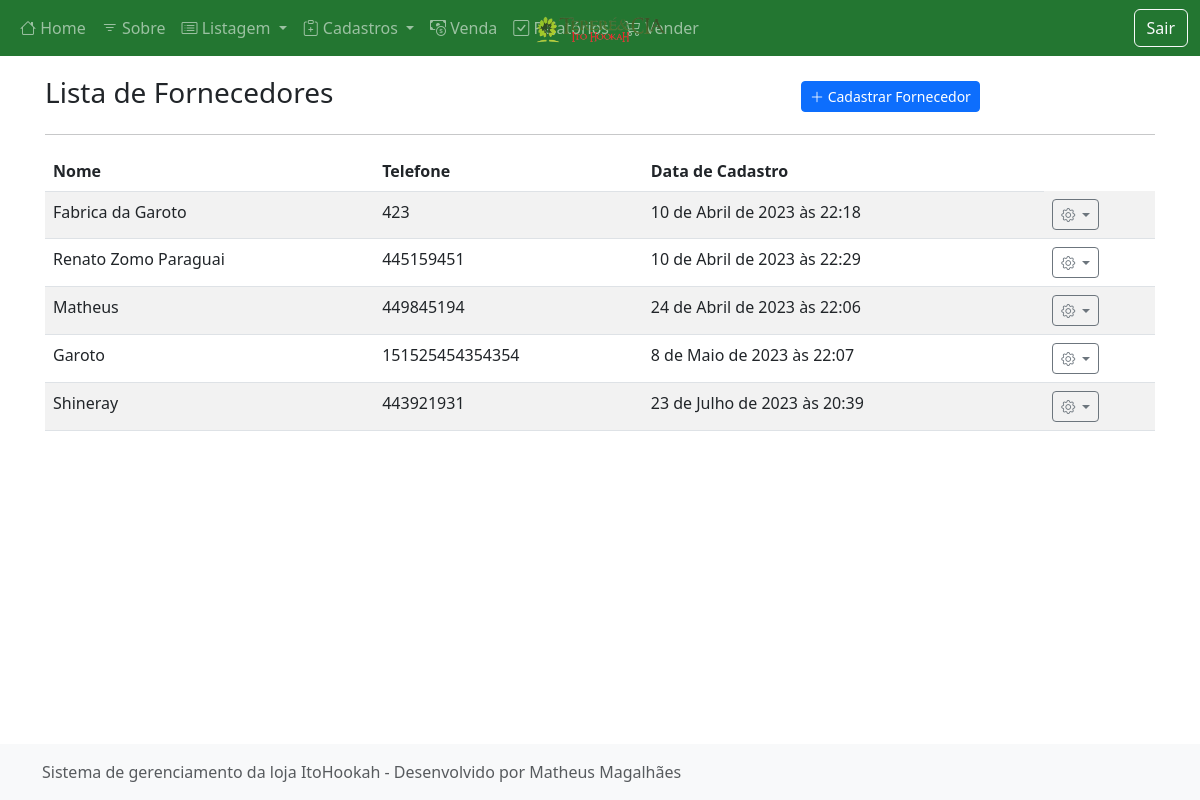
Before: /listar/fornecedor/ (signed in) with the older database file.
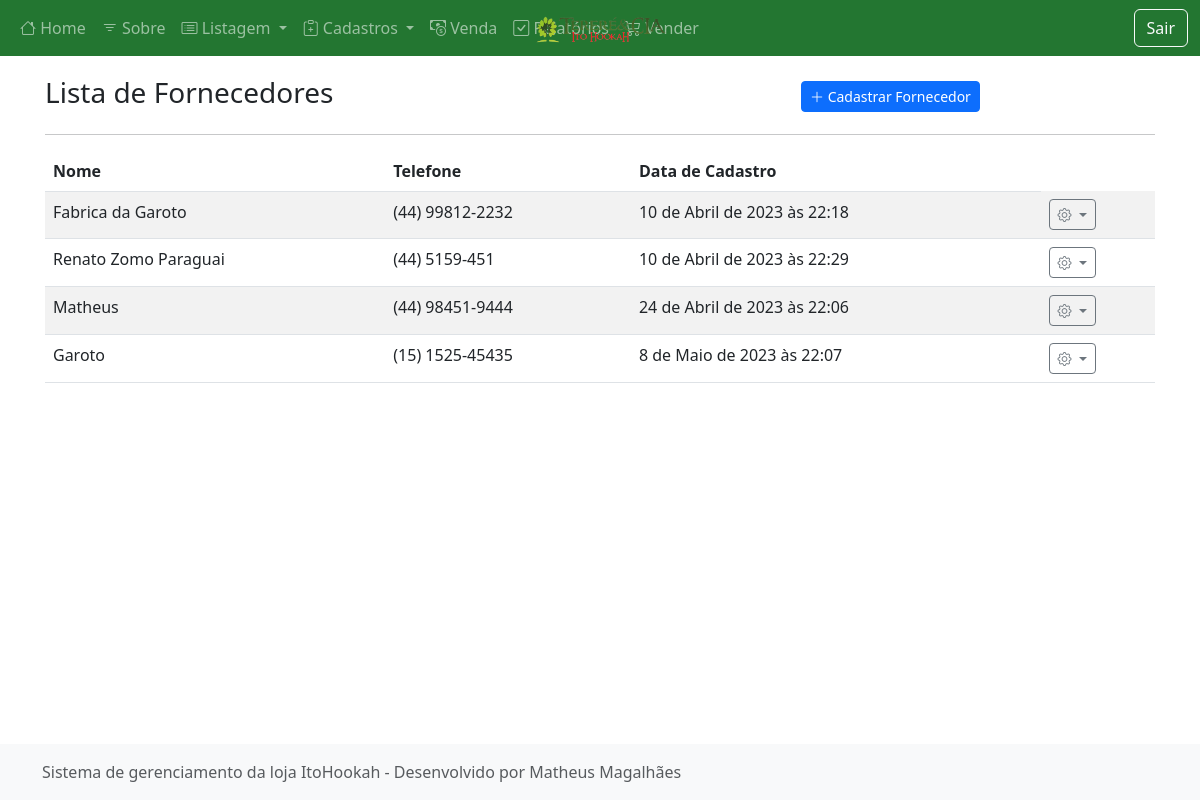
After: the same page with the newer database file.
### cadastros/models.py (models this page shows, shortened)
class Fornecedor(models.Model):
    nome = models.CharField(max_length=50)
    telefone = models.CharField(max_length=15, verbose_name="Telefone")
    documento = models.CharField(max_length=18, help_text="Informe o CNPJ")
    cadastrado_em = models.DateTimeField(auto_now_add=True)
    atualizado_em = models.DateTimeField(auto_now=True)

### cadastros/views.py (the view)
# urls.py: path("listar/fornecedor/", FornecedorList.as_view(), name="listar-fornecedor"),
class FornecedorList(LoginRequiredMixin, ListView):
    model = Fornecedor
    template_name = "cadastros/list/fornecedor.html"
    paginate_by = 10
    def get_queryset(self):
        return Fornecedor.objects.all()

### cadastros/templates/cadastros/list/fornecedor.html (shortened to what this page needs)
{% extends 'paginas/modelo.html' %}
{% load static %}
{% block conteudo %}
<div class="row justify-content-center align-items-center mt-3">
    <div class="col-md-8">
        <h3 class="">Lista de Fornecedores</h3>
    </div>
    <div class="col-md">
        <a href="{% url 'cadastrar-fornecedor' %}" class="btn btn-primary btn-sm">
            <i class="bi bi-plus-lg"></i>
            Cadastrar Fornecedor
        </a>
    </div>
</div>
<hr>
<div class="table-responsive-lg">
    <table class="table table-striped">
        <thead>
            <tr>
                <th>Nome</th>
                <th>Telefone</th>
                <th>Data de Cadastro</th>
            </tr>
        </thead>
        <tbody>
            {% for obj in object_list %}
            <tr class="">
                <td>{{ obj.nome }}</td>
                <td>{{ obj.telefone }}</td>
                <td>{{ obj.cadastrado_em }}</td>
                <td>
                    <div class="dropdown">
                        <a class="btn btn-sm btn-outline-secondary dropdown-toggle" href="#" role="button"
                            data-bs-toggle="dropdown" aria-expanded="false">
                            <i class="bi bi-gear"></i>
                        </a>
                    </div>
                </td>
            </tr>
            {% empty %}
            <tr>
                <th colspan="100%">Nenhum registro encontrado.</th>
            </tr>
            {% endfor %}
        </tbody>
    </table>
</div>
{% endblock %}

### paginas/templates/paginas/modelo.html (shortened to what this page needs)
{% load static %}
<!doctype html>
<html lang="en">
<head>
    <link href="{% static 'css/bootstrap.min.css' %}" rel="stylesheet">
    <link href="{% static 'css/estilo.css' %}" rel="stylesheet">
    <link href="{% static 'css/dashboard.css' %}" rel="stylesheet">
    <link rel="stylesheet" href="https://cdn.jsdelivr.net/npm/bootstrap-icons@1.10.3/font/bootstrap-icons.css">
</head>
<body class="d-flex flex-column h-100">
    {% block menu %}
    <header>
        <nav class="navbar navbar-expand-md navbar-dark fixed-top bg-verde-escuro">
            <div class="container-fluid">
                {% if request.user.is_authenticated %}
                <a class="navbar-brand" href="{% url 'pagina-inicial' %}">
                    <img src="{% static 'img/itohookah.png' %}" alt="ItoHookah" class="botao-img">
                </a>
                <div class="collapse navbar-collapse" id="navbarCollapse">
                    <ul class="navbar-nav me-auto mb-2 mb-md-0">
                        <li class="nav-item">
                            <a class="nav-link" aria-current="page" href="{% url 'pagina-inicial' %}"><i class="bi bi-house"></i> Home</a>
                        </li>
                        <li class="nav-item">
                            <a class="nav-link" href="{% url 'sobre' %}"><i class="bi bi-filter"></i> Sobre</a>
                        </li>
                        <li class="nav-item dropdown">
                            <a class="nav-link dropdown-toggle" href="#" role="button" data-bs-toggle="dropdown" aria-expanded="false">
                                <i class="bi bi-card-list"></i> Listagem
                            </a>
                                </li>
                            </ul>
                        <li class="nav-item dropdown">
                            <a class="nav-link dropdown-toggle" href="#" role="button" data-bs-toggle="dropdown"
                                aria-expanded="false">
                                <i class="bi bi-clipboard-plus"></i> Cadastros
                            </a>
                        </li>
                        <li class="nav-item">
                            <a class="nav-link" href="{% url 'cadastrar-venda' %}"><i class="bi bi-cash-coin"></i> Venda</a>
                        </li>
                        <li class="nav-item">
                            <a class="nav-link" href="{% url 'cadastrar-venda' %}"><i class="bi bi-check-square"></i> Relatórios</a>
                        </li>
                        <li class="nav-item">
                            <a class="nav-link" href="{% url 'venda' %}"> Vender</a>
                        </li>
                        {% endif %}
                    {% if request.user.is_authenticated %}
                    <a class="btn btn-outline-light" href="{% url 'logout' %}">Sair</a>
                    {% endif %}
                </div>
            </div>
        </nav>
    </header>
    {% endblock %}
    <main class="flex-shrink-0">
        <div class="container">
            {% block conteudo %}{% endblock %}
        </div>
    </main>
    <footer class="footer mt-auto py-3 bg-light">
        <div class="container">
            <span class="text-muted">
                {% block rodape %}
                Sistema de gerenciamento da loja ItoHookah
                -
                Desenvolvido por Matheus Magalhães</span>
                {% endblock %}
        </div>
    </footer>
</body>
</html>

### static/css/estilo.css (style rules this page uses)
main>.container { padding: 60px 15px 0; }
.bi { vertical-align: -.125em; fill: currentColor; }
.footer { position: fixed; bottom: 0; width: 100%; }

### static/css/dashboard.css (style rules this page uses)
:root { --amarelo-claro: hsl(44, 100%, 58%); --amarelo: hsl(44, 100%, 48%); --amarelo-escuro: hsl(44, 100%, 38%); --azul-claro: hsl(201, 100%, 41%); --azul: hsl(201, 100%, 31%); --azul-escuro: hsl(201, 100%, 21%); --cinza-claro: #F1F1F1; --cinza: #BDBDBD; --cinza-escuro: #525252; --verde-claro: hsl(130, 54%, 50%); --verde: hsl(130, 54%, 40%); --verde-escuro: hsl(130, 54%, 30%); --vermelho-claro: hsl(358, 78%, 55%); --vermelho: hsl(358, 78%, 45%); --vermelho-escuro: hsl(358, 78%, 35%) }
.bg-verde-escuro { background-color: var(--verde-escuro); color: #ffffff; }

### paginas/templates/paginas/modelo.html (style rules this page uses)
.botao-img { max-width: 150px; max-height: 140px; }
.bi { vertical-align: 0; }
.navbar-brand { position: absolute; left: 50%; transform: translateX(-50%); }

Changed rows visible on the page:
removed Fornecedor: nome "Shineray", telefone "443921931", cadastrado_em "23 de Julho de 2023 às 20:39"
changed Fornecedor "Fabrica da Garoto": telefone "423" → "(44) 99812-2232"
changed Fornecedor "Renato Zomo Paraguai": telefone "445159451" → "(44) 5159-451"
changed Fornecedor "Matheus": telefone "449845194" → "(44) 98451-9444"
changed Fornecedor "Garoto": telefone "151525454354354" → "(15) 1525-45435"
